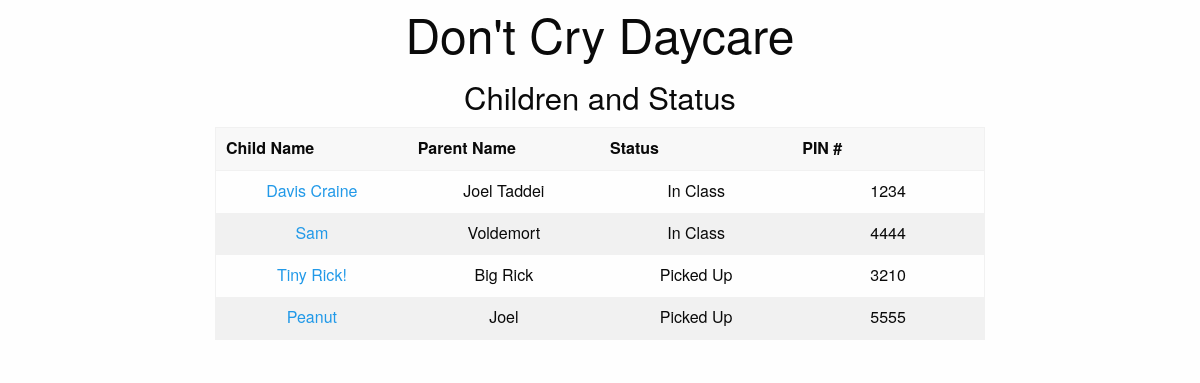
Page /child_list/ on the committed database.
### app/models.py (models this page shows, shortened)
class Child(models.Model):
    name = models.CharField(max_length=50)
    parent = models.CharField(max_length=50)
    age = models.IntegerField()
    pin = models.CharField(unique=True, max_length=4)
    @property
    def status(self):
        return self.checkin_log_set.first()

class CheckIn_Log(models.Model):
    child = models.ForeignKey(Child)
    drop_off = models.DateTimeField(auto_now_add=True)
    pick_up = models.DateTimeField(auto_now=False, null=True)
    in_class = models.BooleanField(default=False)
    class Meta:
        ordering = ('-drop_off',)
    @property
    def status_of_child(self):
        if self.in_class is True:
            return str("In Class")
        else:
            return str("Picked Up")

### app/views.py (the view)
# urls.py: url(r'^child_list/$', ChildListView.as_view(), name="child_list_view"),
class ChildListView(ListView):
    model = Child
    def get_context_data(self):
        context = super().get_context_data()
        context['checkin_log'] = CheckIn_Log.objects.all()
        return context

### templates/app/child_list.html (shortened to what this page needs)
{% extends 'base.html' %}
{% block content %}
<div class="row">
  <div class="large-4 medium-centered columns">
    <h3>Children and Status</h3>
  </div>
  <div class="large-8 medium-centered columns">
    <table>
      <thead>
        <tr>
          <th width="150">Child Name</th>
          <th width="150">Parent Name</th>
          <th width="150">Status</th>
          <th width="150">PIN #</th>
        </tr>
      </thead>
      <tbody>
        {% for object in object_list %}
        <tr>
          <td><a href="{% url 'child_checkin_log_list_view' object.id %}">{{ object.name }}</a></td>
          <td>{{ object.parent }}</td>
          <td>{{ object.status.status_of_child }}</td>
          <td>{{ object.pin }}</td>
        </tr>
        {% endfor %}
      </tbody>
    </table>
  </div>
</div>
{% endblock %}

### app/static/css/app.css (style rules this page uses)
h3 { text-align: center; }
th { text-align: center; }
tr { text-align: center; }
div { justify-content: center; }

### rows in the picture
Child: name "Davis Craine", parent "Joel Taddei", status.status_of_child "In Class", pin "1234"
Child: name "Sam", parent "Voldemort", status.status_of_child "In Class", pin "4444"
Child: name "Tiny Rick!", parent "Big Rick", status.status_of_child "Picked Up", pin "3210"
Child: name "Peanut", parent "Joel", status.status_of_child "Picked Up", pin "5555"
